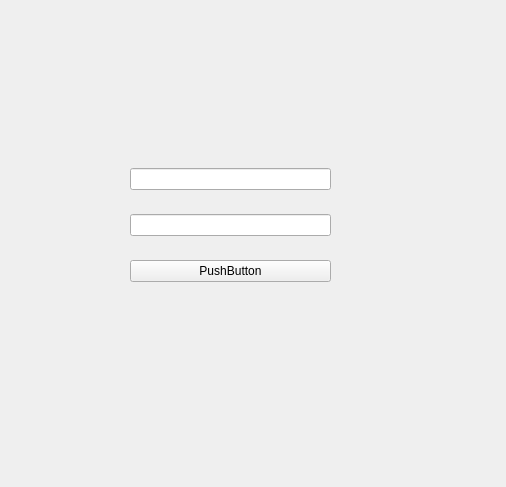
<?xml version="1.0" encoding="UTF-8"?>
<ui version="4.0">
 <class>Form</class>
 <widget class="QWidget" name="Form">
  <property name="geometry">
   <rect>
    <x>0</x>
    <y>0</y>
    <width>506</width>
    <height>487</height>
   </rect>
  </property>
  <property name="windowTitle">
   <string>Form</string>
  </property>
  <widget class="QWidget" name="layoutWidget">
   <property name="geometry">
    <rect>
     <x>130</x>
     <y>150</y>
     <width>201</width>
     <height>151</height>
    </rect>
   </property>
   <layout class="QVBoxLayout" name="verticalLayout">
    <item>
     <widget class="QLineEdit" name="lineEdit"/>
    </item>
    <item>
     <widget class="QLineEdit" name="lineEdit_2"/>
    </item>
    <item>
     <widget class="QPushButton" name="pushButton">
      <property name="text">
       <string>PushButton</string>
      </property>
     </widget>
    </item>
   </layout>
  </widget>
 </widget>
 <resources/>
 <connections/>
</ui>
